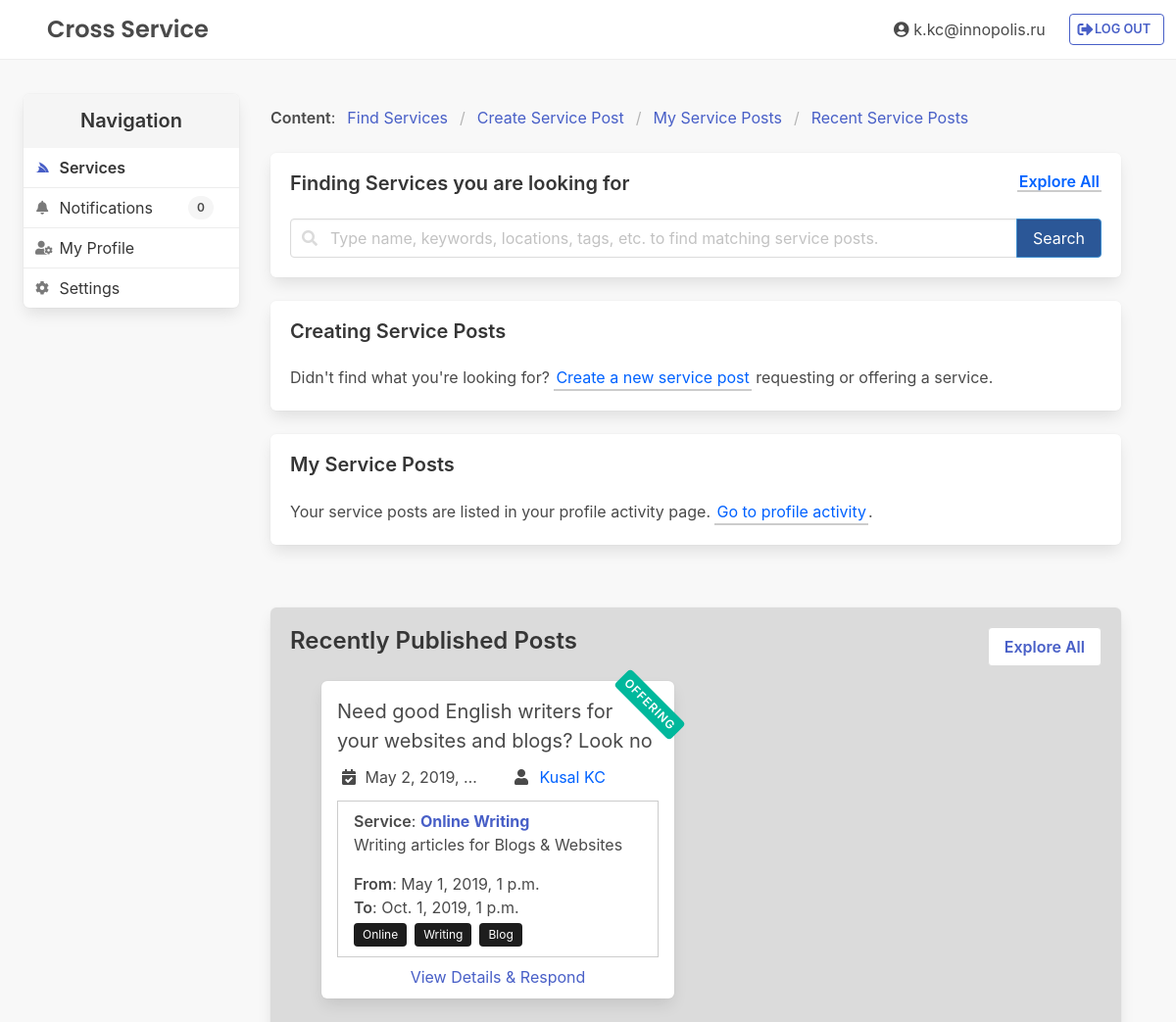
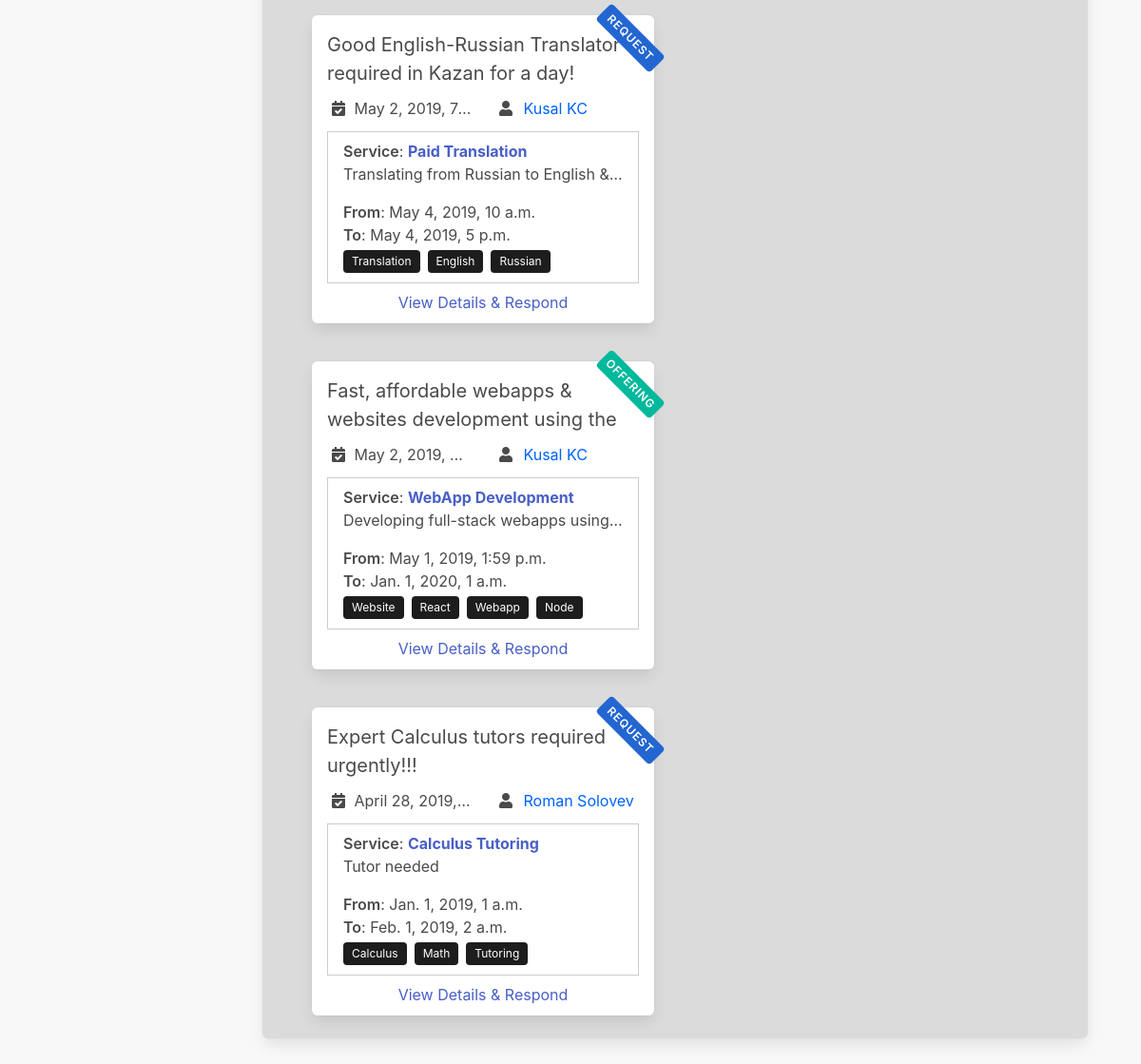
The page /service/ (signed in) on the database its author committed (2 pictures, top to bottom).
### service/models.py (models this page shows, shortened)
class ServicePost(models.Model):
    class Meta:
        app_label = "service"
    """Service model"""
    title = models.CharField(max_length=80, blank=False, help_text='Enter service title.')
    description = models.CharField(max_length=1024, blank=False, help_text='Enter description for the service.')
    is_request_post = models.BooleanField(default=True)
    owner = models.ForeignKey(settings.AUTH_USER_MODEL, on_delete=models.SET_NULL, null=True)
    created_datetime = models.DateTimeField(editable=False)
    modified_datetime = models.DateTimeField(blank=True, null=True)
    closed_datetime = models.DateTimeField(blank=True, null=True)
    ''' USAGE in views.py:
    from django.utils import timezone
    created_d = timezone.now()
    '''
    service = models.OneToOneField('Service', on_delete=models.SET_NULL, null=True)
    def get_absolute_url(self):
        return reverse('service:detail', args=[str(self.id)])

class Service(models.Model):
    class Meta:
        app_label = 'service'
    name = models.CharField(max_length=120, blank="False")
    info = models.CharField(max_length=300, blank=True)
    start_datetime = models.DateTimeField(blank=True, null=True)
    end_datetime = models.DateTimeField(blank=True, null=True)
    location = models.CharField(max_length=50, blank=True)
    tags = models.ManyToManyField('Tag', help_text='Choose a tag.')

class Tag(models.Model):
    class Meta:
        app_label = 'service'
    label = models.CharField(unique=True, max_length=60, blank=False, help_text='Enter tag label.')
    def __str__(self):
        return self.label

### service/views.py (the view)
# urls.py: path('', RedirectView.as_view(url='/service/', permanent=True), name="index"),
@login_required
def index(request):
    service_posts = ServicePost.objects.filter().order_by('-created_datetime')[:10]
    return render(request, 'service/index.html', {
        'navigation': 'service',
        'service_posts': service_posts,
        'unread_notifications_count': Notification.objects.filter(is_read=False,owner=request.user).count()
    })

### templates/service/index.html (shortened to what this page needs)
{% extends "../base_generic.html" %}
{% block page-content %}
    {% load static %}
    <nav id="find-services_anchor" class="breadcrumb" aria-label="breadcrumbs">
    <ul>
        <span class="has-text-weight-semibold">Content</span>:
        <li><a href="#find-services_anchor">Find Services</a></li>
        <li><a href="#create-service-posts_anchor">Create Service Post</a></li>
        <li><a href="#my-service-posts_anchor">My Service Posts</a></li>
        <li class=""><a href="#recent-services_anchor" aria-current="page">Recent Service Posts</a></li>
    </ul>
    </nav>
    <form id="create-service-posts_anchor"  method="GET" action="{% url 'service:search' %}" class="box">
        <div class="title is-5">
            Finding Services you are looking for
            <a href="{% url 'service:explore' %}" class="is-link is-size-6 is-pulled-right">Explore All</a>
        </div>
        <div class="field has-addons">
            <div class="control has-icons-left is-expanded">
                <input type="search" name="service_search_text" class="input" placeholder="Type name, keywords, locations, tags, etc. to find matching service posts." />
                <span class="icon is-left">
                </span>
            </div>
            <div class="control">
                <input type="submit" class="input button is-info" value="Search" />
            </div>
        </div>
    </form>
    <div id="my-service-posts_anchor"  class="box">
        <div class="title is-5">
            Creating Service Posts
        </div>
        <p >
            Didn't find what you're looking for?
            <a class="is-link" href="{% url 'service:create' %}">Create a new service post</a>
            requesting or offering a service.
        </p>
    </div>
    <div id="recent-services_anchor" class="box">
        <div class="title is-5">My Service Posts</div>
        <p>
            Your service posts are listed in your profile activity page.
            <a class="is-link" href="{% url 'user:activity' %}">Go to profile activity</a>.
        </p>
    </div>
    <div class="box has-background-grey-lighter m-t-xl">
        <div class="title is-4 has-text-grey-darker">Recently Published Posts
            <sup class="button is-pulled-right  is-size-6 "><a href="{% url 'service:explore' %}">Explore All</a></sup>
        </div>
        <div class="columns is-multiline">
        {% for post in service_posts %}
        <div class="box p-md is-rounded column m-t-md m-r-lg m-b-md m-l-lg" style="max-width: 360px; height: 324px; position: relative;">
                <div class="is-size-5" style="height: 66px; overflow: hidden;text-overflow: ellipsis;" title="{{ post.title }}">
                    {{ post.title }}
                </div>
                <div class="columns p-t-xs" style="max-height: 40px;">
                    <div class="has-text-white tag has-text-centered has-text-weight-semibold" style="position: absolute; top: 12px; right: -15px; transform: rotate(45deg); background-color: {% if post.is_request_post %}#2366d1{% else %}#00b89c{% endif %}; width: 80px; letter-spacing:1px;" title="Whether the service is being requested or offered!">
                        {% if post.is_request_post %}
                            REQUEST
                        {% else %}
                            OFFERING
                        {% endif %}
                    </div>
                    <span class="column is-half" style="overflow: hidden;white-space: nowrap; text-overflow: ellipsis;" title="Posted on {{ post.created_datetime }}">
                        <span class="icon is-size-6">
                            <i class="fas fa-calendar-check"></i>
                        </span> {{ post.created_datetime }}
                    </span>
                    <span class="column is-half" style="overflow: hidden;white-space: nowrap; text-overflow: ellipsis;" title="Posted by {{ post.owner.first_name }} {{ post.owner.last_name }}">
                        <span class="icon">
                            <i class="fas fa-user"></i>
                        </span>
                        <a class="is-link" href="javascript:void(0)" onclick="showUserData({{ post.owner.id }})">{{ post.owner.first_name }} {{ post.owner.last_name }}</a>
                    </span>
                </div>
                <div class="p-l-md p-t-sm p-r-md m-b-sm" style="height: 160px; border: 1px solid #ccc; overflow: hidden;white-space: nowrap; text-overflow: ellipsis;">
                    <div style="overflow: hidden;white-space: nowrap; text-overflow: ellipsis;" title="{{ post.service.name }}">
                        <span class="has-text-weight-semibold">Service</span>:
                        <a href="{{ post.get_absolute_url }}" class="has-text-weight-bold has-text-gray">{{ post.service.name }}</a>
                    </div>
                    <div style="height: 40px; overflow: hidden;white-space: nowrap; text-overflow: ellipsis;" title="{{ post.service.info }}">
                        {{ post.service.info }}
                    </div>
                    <div title="Service since {{ post.service.start_datetime }}">
                        <span class="has-text-weight-semibold"> From</span>: {{ post.service.start_datetime }}
                    </div>
                    <div title="Service till {{ post.service.end_datetime }}">
                        <span class="has-text-weight-semibold"> To</span>: {{ post.service.end_datetime }}
                    </div>
                    <div class="tags m-t-xs" style="height: 30px; overflow: hidden;white-space: nowrap; text-overflow: ellipsis;" title="TAGS: {%for tag in post.service.tags.all %}{{tag}}, {% endfor %}">
                        {% for tag in post.service.tags.all %}
                        <span class="tag is-dark">
                            {{ tag }}
                        </span>
                        {% endfor %}
                    </div>
                </div>
                <div class=" has-text-centered">
                    <a href="{{ post.get_absolute_url }}">View Details & Respond</a>
                </div>
            </div>
        {% endfor %}
        </div>
    </div>
{% endblock %}

### templates/base_generic.html (shortened to what this page needs)
<!DOCTYPE html>
<html lang="en" class="{% if messages %}is-clipped{% endif %}">
<head>
  <link rel="stylesheet" href="https://cdnjs.cloudflare.com/ajax/libs/bulma/0.7.4/css/bulma.min.css" />
  <link rel="stylesheet" href="https://cdnjs.cloudflare.com/ajax/libs/animate.css/3.7.0/animate.min.css" />
  <link rel="stylesheet" href="https://use.fontawesome.com/releases/v5.8.1/css/all.css" />
  {% load static %}
  <link rel="stylesheet" href="{% static 'css/styles.css' %}" />
</head>
<body class="has-navbar-fixed-top ">
    <nav id="fixed-topbar" class="navbar is-fixed-top has-background-white-info p-xs" role="navigation" aria-label="main navigation">
        <div class="navbar-brand has-text-centered p-l-lg" style="width:100%;">
            <a class="navbar-item has-poppins-text is-size-4 has-text-weight-semibold "  href="/service">
                Cross Service
            </a>
            <div class="navbar-end level is-mobile" style="width:100%;">
                <div class="level-right has-text-right">
                    {% if user.is_authenticated %}
                    <a href="{% url 'user:info' %}" class="level-item is-hidden-mobile navbar-item has-icons-left">
                        <span class="icon">
                            <i class="fas fa-user-circle"></i>
                        </span>&nbsp;{{ user.username }}
                    </a>
                    <div class="level-item ">
                        <a class="button is-link is-outlined has-text-weight-semibold m-r-sm" style="font-size: 0.8rem;" href="{% url 'user:logout' %}">
                            <span class="icon is-size-6">
                                <i class="fas fa-sign-out-alt"></i>
                            </span>
                            &nbsp; LOG OUT
                        </a>
                    </div>
                    {% endif %}
                </div>
            </div>
        </div>
    </nav>
    <div class="body-content columns is-gapless" style="padding: 1.5rem; min-height: calc(100vh - 3.25rem);">
        <div class="column is-narrow " style="width: 220px;">
            <nav class="panel has-background-white sticky-sidebar" >
                <p class=" panel-heading has-text-centered has-background-white-ter has-text-weight-semibold">
                    Navigation
                </p>
                {% if user.is_authenticated %}
                <a class="panel-block {% if 'service' in navigation %}is-active has-text-weight-semibold{% endif %}" href="{% url 'service:index' %}">
                    <span class="panel-icon">
                        <i class="fab fa-servicestack" aria-hidden="true"></i>
                    </span>
                    Services
                </a>
				<a class="panel-block " href="{% url 'notifications' %}" title="{% if unread_notifications_count > 0 %}{{unread_notifications_count}}{% else %}0{% endif %} unread notifications!">
                    <span class="panel-icon">
                        <i class="fas fa-bell" aria-hidden="true"></i>
                    </span>
                    Notifications &nbsp;&nbsp;&nbsp;&nbsp;&nbsp;&nbsp;&nbsp;
                    <span class="tag {% if unread_notifications_count > 0 %}is-link {% else %} is-light {% endif %} has-text-weight-semibold is-normal is-rounded" title="">
                        {% if unread_notifications_count > 0 %}{{unread_notifications_count}}{% else %}0{% endif %}
                    </span>
                </a>
                <a class="panel-block {% if 'profile' in navigation %}is-active has-text-weight-semibold{% endif %}" href="{% url 'user:info' %}">
                    <span class="panel-icon">
                        <i class="fas fa-user-cog" aria-hidden="true"></i>
                    </span>
                    My Profile
                </a>
                <a class="panel-block {% if 'settings' in navigation %}is-active has-text-weight-semibold{% endif %}" href="{% url 'settings' %}">
                    <span class="panel-icon">
                        <i class="fas fa-cog" aria-hidden="true"></i>
                    </span>
                    Settings
                </a>
                {% endif %}
            </nav>
        </div>
        <div class="column animated slideInDown">
            <div class="p-lg">
                {% block page-content %}{% endblock %}
            </div>
        </div>
    </div>
</body>
</html>

### static/css/styles.css (style rules this page uses)
.has-poppins-text { font-family: 'Poppins', sans-serif; }
body { background: #f8f8f8; }
#fixed-topbar { border-bottom: solid 1px #eee; }
.sticky-sidebar { position: -webkit-sticky; position: sticky; top: 6rem; }
.panel-block { padding: 8px 12px!important; }
.panel-block.is-active { border-left-width: 4px; }
a.is-link:not(.button) { color: #0062ff!important; display: inline-block; padding: 0 2px; text-decoration: none!important; border-bottom: 2px solid #ccc; }
.p-xs { padding: 0.25rem; }
.m-t-xs { margin-top: 0.25rem; }
.p-t-xs { padding-top: 0.25rem; }
.p-t-sm { padding-top: 0.5rem; }
.m-r-sm { margin-right: 0.5rem; }
.m-b-sm { margin-bottom: 0.5rem; }
.p-md { padding: 1rem; }
.m-t-md { margin-top: 1rem; }
.p-r-md { padding-right: 1rem; }
.m-b-md { margin-bottom: 1rem; }
.p-l-md { padding-left: 1rem; }
.p-lg { padding: 2rem; }
.m-r-lg { margin-right: 2rem; }
.m-l-lg { margin-left: 2rem; }
.p-l-lg { padding-left: 2rem; }
.m-t-xl { margin-top: 4rem; }
.has-background-dark, .is-dark { background-color: #1d1d1d!important; }
.has-background-info, .is-info { background-color:#2b5797!important; }

### rows shown on the page
ServicePost: title "Need good English writers for your websites and blogs? Look no…", is_request_post "OFFERING", created_datetime "May 2, 2019,…", owner.first_name "Kusal", owner.last_name "KC", service.name "Online Writing", service.info "Writing articles for Blogs & Websites", service.start_datetime "May 1, 2019, 1 p.m.", service.end_datetime "Oct. 1, 2019, 1 p.m."
Tag: label "Online"
Tag: label "Writing"
Tag: label "Blog"
ServicePost: title "Good English-Russian Translator required in Kazan for a day!", is_request_post "REQUEST", created_datetime "May 2, 2019, 7…", owner.first_name "Kusal", owner.last_name "KC", service.name "Paid Translation", service.info "Translating from Russian to English &…", service.start_datetime "May 4, 2019, 10 a.m.", service.end_datetime "May 4, 2019, 5 p.m."
Tag: label "Translation"
Tag: label "English"
Tag: label "Russian"
ServicePost: title "Fast, affordable webapps & websites development using the…", is_request_post "OFFERING", created_datetime "May 2, 2019,…", owner.first_name "Kusal", owner.last_name "KC", service.name "WebApp Development", service.info "Developing full-stack webapps using…", service.start_datetime "May 1, 2019, 1:59 p.m.", service.end_datetime "Jan. 1, 2020, 1 a.m."
Tag: label "Website"
Tag: label "React"
Tag: label "Webapp"
Tag: label "Node"
ServicePost: title "Expert Calculus tutors required urgently!!!", is_request_post "REQUEST", created_datetime "April 28, 2019,…", owner.first_name "Roman", owner.last_name "Solovev", service.name "Calculus Tutoring", service.info "Tutor needed", service.start_datetime "Jan. 1, 2019, 1 a.m.", service.end_datetime "Feb. 1, 2019, 2 a.m."
Tag: label "Calculus"
Tag: label "Math"
Tag: label "Tutoring"

### other values the page prints
{{ user.username }} "k.kc@innopolis.ru"
